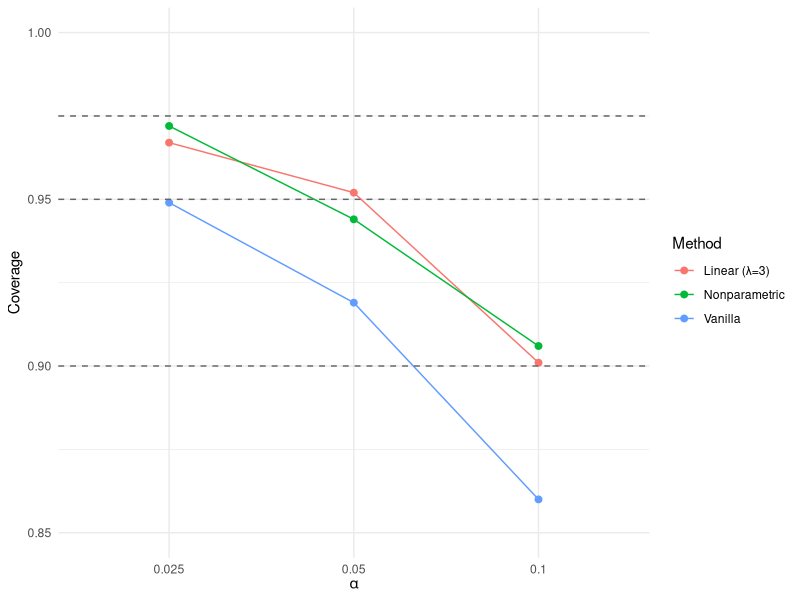
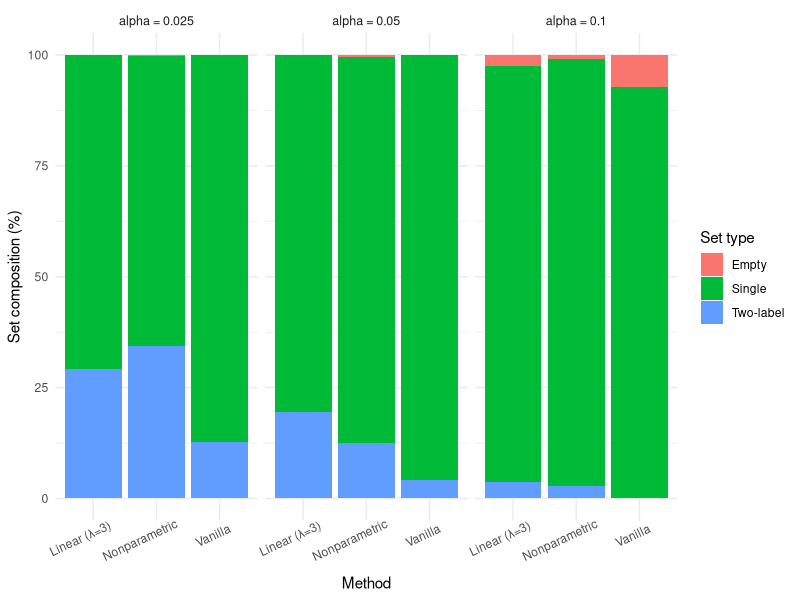

Generate these figures, in order, with R:
## ---- chunk 1
#| echo: false
#| message: false

library(readr)
library(dplyr)
library(tidyr)
library(ggplot2)
library(kableExtra)

ablation_summary <- read_csv("data/ablation_summary.csv")
## ---- chunk 2
#| label: tbl-ensemble-performance
#| echo: false
#| warning: false
#| tbl-cap: "Pixel-wise performance of the ensemble and individual segmentation models on the 2022 evaluation points."

ensemble_tbl <- data.frame(
  TrainingYear = c("N/A",
  "2021", "2021", "2021",
  "2018–2021", "2018–2021", "2018–2021"),
  Model = c("Ensemble",
  "U-Net", "SAM LoRA", "DeepLab",
  "U-Net", "SAM LoRA", "DeepLab"),
  Precision = c(0.9046,
  0.82, 0.82, 0.88,
  0.88, 0.81, 0.88),
  Recall = c(0.8688,
  0.89, 0.89, 0.80,
  0.78, 0.80, 0.89),
  F_Score = c(0.8864,
  0.86, 0.85, 0.84,
  0.83, 0.81, 0.86),
  Accuracy = c(0.9100,
  0.88, 0.87, 0.88,
  0.87, 0.84, 0.89)
)

colnames(ensemble_tbl) <- c("Training Year", "Model", "Precision",
                            "Recall", "F Score", "Accuracy")

ensemble_tbl |>
  knitr::kable(digits = 3)
## ---- chunk 3
#| label: tbl-id-lambda
#| echo: false
#| warning: false
#| tbl-cap: 'In-distribution (2021 test) coverage and set composition for vanilla CP, linear variance-normalized scores across ($\lambda$), and the nonparametric normalizer at $\alpha = 0.1$.'

id_lambda_tbl <- data.frame(
  Method      = c("Vanilla",
  "Linear (λ = 0.5)",
  "Linear (λ = 1.0)",
  "Linear (λ = 2.0)",
  "Linear (λ = 3.0)",
  "Linear (λ = 4.0)",
  "Nonparametric"),
  qhat        = c(0.3169, 0.2975, 0.2810, 0.2540, 0.2332, 0.2163, 1.5115),
  Coverage    = c(0.900, 0.900, 0.900, 0.900, 0.900, 0.900, 0.900),
  Pct_single  = c(93.9, 93.9, 93.9, 93.9, 93.8, 93.7, 94.5),
  Pct_empty   = c(6.1, 6.1, 6.1, 6.1, 6.0, 6.1, 4.5),
  Pct_two     = c(0.0, 0.0, 0.0, 0.0, 0.1, 0.2, 1.0)
)

colnames(id_lambda_tbl) <- c("Method", "q-hat",
  "Coverage", "% singletons",
  "% empty", "% two-label")

id_lambda_tbl |>
  knitr::kable(digits = 3)
## ---- chunk 4
#| label: tbl-variance-bins
#| echo: false
#| warning: false
#| tbl-cap: 'Distribution of normalized ensemble variance across bins for 2021 (ID) and 2022 (OOD) evaluation points.'
#| tbl-pos: H

variance_bins_tbl <- data.frame(
  Bin = c("[0.0, 0.1)",
  "[0.1, 0.2)",
  "[0.2, 0.3)",
  "[0.3, 0.4)",
  "[0.4, 0.5)",
  "[0.5, 0.6)",
  "[0.6, 0.7)",
  "[0.7, 0.8)",
  "[0.8, 0.9)",
  "[0.9, 1.0)"),
  N_2021 = c(925818, 43489, 16067, 7798, 3998, 2143, 531, 110, 35, 11),
  Pct_2021 = c(92.6, 4.3, 1.6, 0.8, 0.4, 0.2, 0.1, 0.0, 0.0, 0.0),
  N_2022 = c(700, 62, 58, 43, 43, 35, 25, 9, 13, 12),
  Pct_2022 = c(70.0, 6.2, 5.8, 4.3, 4.3, 3.5, 2.5, 0.9, 1.3, 1.2)
)

variance_bins_tbl |>
  kbl(
  digits = c(0, 0, 1, 0, 1),
  col.names = c("Variance bin", "N", "%", "N", "%"),
  booktabs = TRUE
  ) |>
  add_header_above(c(" " = 1, "2021" = 2, "2022" = 2))
## ---- chunk 5
#| label: tbl-ood-lambda
#| echo: false
#| warning: false
#| tbl-cap: 'Temporal OOD (2022) global coverage and set composition for vanilla CP and linear variance-normalized scores across $\lambda$ at $\alpha = 0.1$.'

ood_lambda_tbl <- data.frame(
Method      = c("Vanilla",
"Linear (λ = 0.5)",
"Linear (λ = 1.0)",
"Linear (λ = 2.0)",
"Linear (λ = 3.0)",
"Linear (λ = 4.0)"),
Coverage    = c(0.860, 0.867, 0.871, 0.891, 0.901, 0.908),
Pct_single  = c(92.7, 94.4, 95.4, 95.6, 93.8, 92.4),
Pct_empty   = c(7.3, 5.6, 4.5, 3.0, 2.5, 2.1),
Pct_two     = c(0.0, 0.0, 0.1, 1.4, 3.7, 5.5)
)

colnames(ood_lambda_tbl) <- c("Method", "Coverage",
"% singletons", "% empty", "% two-label")

ood_lambda_tbl |>
knitr::kable(digits = 3)
## ---- chunk 6
#| label: tbl-ood-het
#| echo: false
#| warning: false
#| tbl-cap: 'Temporal OOD (2022) global coverage and set composition for Vanilla CP, Linear normalization $(\lambda = 3)$, and the Nonparametric normalizer at $\alpha = 0.1$.'

ood_unified_tbl <- data.frame(
Method              = c("Vanilla",
"Linear (λ = 3.0)",
"Nonparametric"),
EstimatedThreshold  = c(0.31691, 0.2332, 1.51146),
OverallCoverage     = c(0.860, 0.901, 0.906),
PctSingleton        = c(92.7, 93.8, 96.4),
PctEmpty            = c(7.3, 2.5, 0.8),
PctTwoLabel         = c(0.0, 3.7, 2.8)
)

colnames(ood_unified_tbl) <- c("Method",
"q-hat",
"Coverage",
"% singletons",
"% empty",
"% two-label")

ood_unified_tbl |>
knitr::kable(digits = 3)

## ---- chunk 7
#| label: tbl-class-cond-2022
#| echo: false
#| warning: false
#| tbl-cap: 'Per-class coverage on 2022 OOD points at $\alpha = 0.1$ for vanilla CP, linear normalization $(\lambda = 3)$, and the nonparametric normalizer.'

class_cond_tbl <- data.frame(
Method      = c("Vanilla",
"Linear (λ = 3.0)",
"Nonparametric"),
Coverage_bg = c(0.914, 0.943, 0.946),
Coverage_eg = c(0.780, 0.839, 0.847),
Diff = c(0.134, 0.104, 0.099)
)

colnames(class_cond_tbl) <- c("Method",
"Coverage (background)",
"Coverage (eelgrass)",
"Difference")

class_cond_tbl |>
knitr::kable(digits = 3)

## ---- chunk 8
#| label: tbl-spatial-diagnostics
#| echo: false
#| warning: false
#| tbl-cap: "Spatial robustness diagnostics on 2022 OOD points: standard deviation of block-wise coverage and correlation between block-wise mean variance and coverage for each method (10 spatial blocks)."

spatial_tbl <- data.frame(
Method                  = c("Vanilla",
"Linear (λ = 3.0)",
"Nonparametric"),
BlockCoverageSD         = c(0.0494, 0.0401, 0.0357),
CorMeanVarCoverage_r    = c(-0.622, -0.416, -0.206),
CorMeanVarCoverage_p    = c(0.0546, 0.2314, 0.5689)
)

colnames(spatial_tbl) <- c("Method",
"SD",
"Correlation r",
"p-value")

spatial_tbl |>
knitr::kable(digits = 3)
## ---- chunk 9
#| label: tbl-ablation-2022
#| echo: false
#| warning: false
#| message: false
#| tbl-cap: 'Coverage and set composition on 2022 OOD points across $\alpha \in \{0.10, 0.05, 0.025\}$ and methods.'

ablation_2022_tbl <- ablation_summary |>
  filter(domain == "2022_OOD") |>
  arrange(alpha, method) |>
  transmute(
    alpha,
    Method    = method,
    Coverage  = coverage_overall,
    Empty     = 100 * pct_empty,
    Single    = 100 * pct_single,
    Two_label = 100 * pct_two
  )

# row ranges for each alpha group
group_info <- ablation_2022_tbl |>
  mutate(row_id = row_number()) |>
  group_by(alpha) |>
  summarise(
    start = min(row_id),
    end   = max(row_id),
    .groups = "drop"
  )

# table body without the alpha column
tbl_body <- ablation_2022_tbl |>
  select(-alpha)

tab <- tbl_body |>
  knitr::kable(
    digits = c(3, 3, 1, 1, 1),
    col.names = c(
      "Method",
      "Coverage",
      "Empty (%)",
      "Single (%)",
      "Two-label (%)"
    ),
    booktabs = TRUE
  ) |>
  kable_styling(full_width = FALSE)

# add “Alpha = ...” subsections
for (i in seq_len(nrow(group_info))) {
  tab <- tab |>
    group_rows(
      paste0("α = ", group_info$alpha[i]),
      group_info$start[i],
      group_info$end[i]
    )
}

tab
## ---- chunk 10
#| label: fig-ablation-coverage-2022
#| echo: false
#| warning: false
#| fig-cap: 'Overall coverage on 2022 OOD points across $\alpha \in \{0.1, 0.05, 0.025\}$ for each method. Dashed line shows the target coverage 1 - α.'

ablation_2022 <- ablation_summary |>
  filter(domain == "2022_OOD")

gg_coverage <- ggplot(
  ablation_2022,
  aes(x = factor(alpha),
      y = coverage_overall,
      color = method,
      group = method)
) +
  geom_point(size = 2) +
  geom_line() +
  # target line(s): 1 - alpha
  geom_hline(
    data = distinct(ablation_2022, alpha, target_cov),
    aes(yintercept = target_cov),
    linetype = "dashed",
    color   = "grey40"
  ) +
  labs(
    x = expression(alpha),
    y = "Coverage",
    color = "Method"
  ) +
  coord_cartesian(ylim = c(0.85, 1)) +
  theme_minimal()

gg_coverage
## ---- chunk 11
#| label: fig-ablation-setcomp-2022
#| echo: false
#| warning: false
#| fig-cap: 'Set composition (empty, single, two-label) for each method on 2022 OOD points across $\alpha \in \{0.1, 0.05, 0.025\}$.'

setcomp_2022 <- ablation_summary |>
  filter(domain == "2022_OOD") |>
  select(method, alpha, pct_empty, pct_single, pct_two) |>
  pivot_longer(
    cols = starts_with("pct_"),
    names_to = "SetType",
    values_to = "Pct"
  ) |>
  mutate(
    SetType = recode(
      SetType,
      pct_empty  = "Empty",
      pct_single = "Single",
      pct_two    = "Two-label"
    ),
    Pct   = 100 * Pct,
    alpha = factor(alpha)   # keep alphas ordered but treat as factor for faceting
  )

gg_setcomp <- ggplot(
  setcomp_2022,
  aes(x = method, y = Pct, fill = SetType)
) +
  geom_col(position = "stack") +
  facet_wrap(
    ~ alpha,
    nrow = 1,
    labeller = labeller(alpha = function(x) paste0("alpha = ", x))
  ) +
  labs(
    x = "Method",
    y = "Set composition (%)",
    fill = "Set type"
  ) +
  theme_minimal() +
  theme(
    axis.text.x = element_text(angle = 25, hjust = 0.75),
    strip.text  = element_text(size = 9)
  )

gg_setcomp
